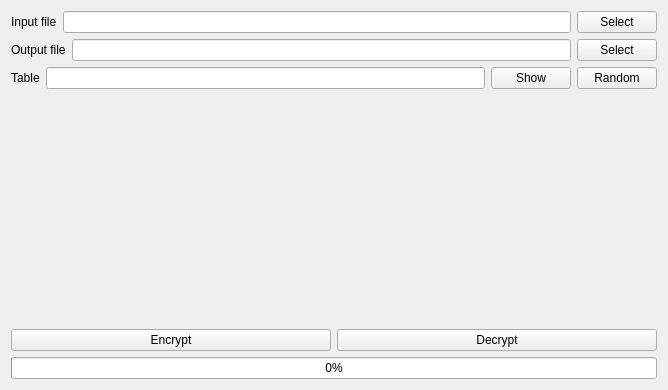
<?xml version="1.0" encoding="UTF-8"?>
<ui version="4.0">
 <class>Form</class>
 <widget class="QWidget" name="Form">
  <property name="geometry">
   <rect>
    <x>0</x>
    <y>0</y>
    <width>668</width>
    <height>390</height>
   </rect>
  </property>
  <property name="windowTitle">
   <string>Bit-Se</string>
  </property>
  <layout class="QVBoxLayout" name="verticalLayout">
   <item>
    <layout class="QHBoxLayout" name="horizontalLayout">
     <item>
      <widget class="QLabel" name="label">
       <property name="text">
        <string>Input file</string>
       </property>
      </widget>
     </item>
     <item>
      <widget class="QLineEdit" name="inputFile"/>
     </item>
     <item>
      <widget class="QPushButton" name="pbSelectInputFile">
       <property name="text">
        <string>Select</string>
       </property>
      </widget>
     </item>
    </layout>
   </item>
   <item>
    <layout class="QHBoxLayout" name="horizontalLayout_2">
     <item>
      <widget class="QLabel" name="label_2">
       <property name="text">
        <string>Output file</string>
       </property>
      </widget>
     </item>
     <item>
      <widget class="QLineEdit" name="outputFile"/>
     </item>
     <item>
      <widget class="QPushButton" name="pbSelectOutputFile">
       <property name="text">
        <string>Select</string>
       </property>
      </widget>
     </item>
    </layout>
   </item>
   <item>
    <layout class="QHBoxLayout" name="horizontalLayout_3">
     <item>
      <widget class="QLabel" name="label_3">
       <property name="text">
        <string>Table</string>
       </property>
      </widget>
     </item>
     <item>
      <widget class="QLineEdit" name="bitSeTable"/>
     </item>
     <item>
      <widget class="QPushButton" name="pbShowBitSeTable">
       <property name="text">
        <string>Show</string>
       </property>
      </widget>
     </item>
     <item>
      <widget class="QPushButton" name="pbRandomBitSeTable">
       <property name="text">
        <string>Random</string>
       </property>
      </widget>
     </item>
    </layout>
   </item>
   <item>
    <layout class="QHBoxLayout" name="horizontalLayout_4">
     <item>
      <spacer name="verticalSpacer">
       <property name="orientation">
        <enum>Qt::Vertical</enum>
       </property>
       <property name="sizeHint" stdset="0">
        <size>
         <width>20</width>
         <height>40</height>
        </size>
       </property>
      </spacer>
     </item>
    </layout>
   </item>
   <item>
    <layout class="QHBoxLayout" name="horizontalLayout_5"/>
   </item>
   <item>
    <layout class="QHBoxLayout" name="horizontalLayout_8">
     <item>
      <widget class="QPushButton" name="pbEncrypt">
       <property name="text">
        <string>Encrypt</string>
       </property>
      </widget>
     </item>
     <item>
      <widget class="QPushButton" name="pbDecrypt">
       <property name="text">
        <string>Decrypt</string>
       </property>
      </widget>
     </item>
    </layout>
   </item>
   <item>
    <widget class="QProgressBar" name="progressBar">
     <property name="value">
      <number>0</number>
     </property>
    </widget>
   </item>
  </layout>
 </widget>
 <resources/>
 <connections/>
</ui>
